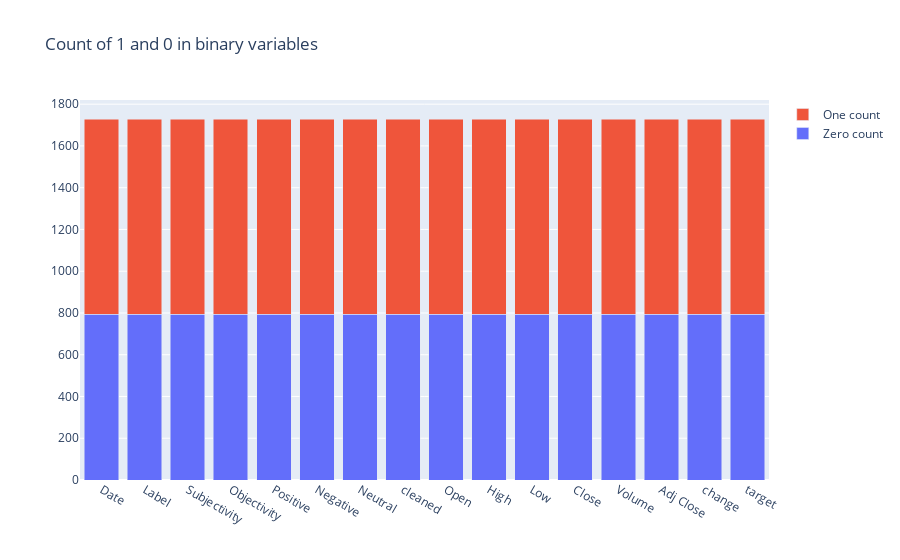

Notebook code cell kept with this figure:
### Code cell
%matplotlib inline
import plotly.offline as py
py.init_notebook_mode(connected=True)
import plotly.graph_objs as go
import plotly.tools as tls
import warnings

bin_col = df.columns
zero_list = []
one_list = []
for col in bin_col:
    zero_count = 0
    one_count = 0
    for ix, val in df[col].iteritems():
        if df.loc[ix, 'Label'] == 0:
            zero_count += 1
        else:
            one_count += 1
    zero_list.append(zero_count)
    one_list.append(one_count)
    
trace1 = go.Bar(
    x=bin_col,
    y=zero_list ,
    name='Zero count'
)
trace2 = go.Bar(
    x=bin_col,
    y=one_list,
    name='One count'
)

data = [trace1, trace2]
layout = go.Layout(
    barmode='stack',
    title='Count of 1 and 0 in binary variables'
)

fig = go.Figure(data=data, layout=layout)
py.iplot(fig, filename='stacked-bar')

### Figure 1 — Plotly figure (JSON) as saved in the notebook; plotly's stock layout.template omitted (floating-point values rounded to 4 significant figures)
{"data": [{"name": "Zero count", "type": "bar", "x": ["Date", "Label", "Subjectivity", "Objectivity", "Positive", "Negative", "Neutral", "cleaned", "Open", "High", "Low", "Close", "Volume", "Adj Close", "change", "target"], "y": [794, 794, 794, 794, 794, 794, 794, 794, 794, 794, 794, 794, 794, 794, 794, 794]}, {"name": "One count", "type": "bar", "x": ["Date", "Label", "Subjectivity", "Objectivity", "Positive", "Negative", "Neutral", "cleaned", "Open", "High", "Low", "Close", "Volume", "Adj Close", "change", "target"], "y": [935, 935, 935, 935, 935, 935, 935, 935, 935, 935, 935, 935, 935, 935, 935, 935]}], "layout": {"barmode": "stack", "title": {"text": "Count of 1 and 0 in binary variables"}}}
